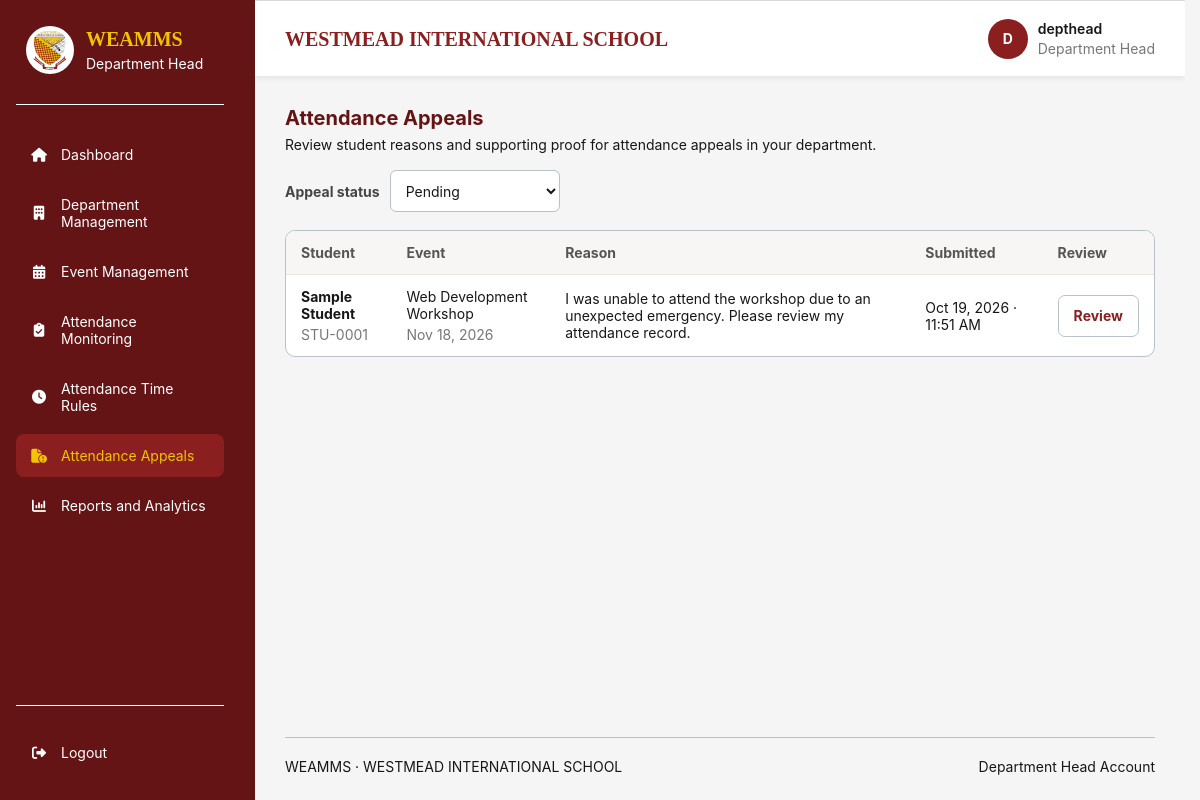
The app's page /department-head/appeals/index.php (signed in) with its own data.
### tables this page shows
CREATE TABLE `attendance_appeals` (
  `appeal_id` bigint(20) UNSIGNED NOT NULL,
  `attendance_id` bigint(20) UNSIGNED NOT NULL,
  `student_id` bigint(20) UNSIGNED NOT NULL,
  `appeal_reason` text NOT NULL,
  `evidence_path` varchar(500) NOT NULL,
  `appeal_status` enum('pending','approved','rejected','withdrawn') NOT NULL DEFAULT 'pending',
  `reviewed_by_department_head_id` bigint(20) UNSIGNED DEFAULT NULL,
  `reviewed_at` datetime DEFAULT NULL,
  `reviewer_remarks` text DEFAULT NULL,
  `submitted_at` timestamp NOT NULL DEFAULT current_timestamp(),
  `updated_at` timestamp NOT NULL DEFAULT current_timestamp() ON UPDATE current_timestamp()
);

CREATE TABLE `students` (
  `student_id` bigint(20) UNSIGNED NOT NULL,
  `user_id` bigint(20) UNSIGNED NOT NULL,
  `student_number` varchar(50) NOT NULL,
  `barcode_token` char(64) NOT NULL,
  `department_id` bigint(20) UNSIGNED NOT NULL,
  `section` varchar(100) DEFAULT NULL,
  `year_level` varchar(50) DEFAULT NULL,
  `first_name` varchar(100) NOT NULL,
  `middle_name` varchar(100) DEFAULT NULL,
  `last_name` varchar(100) NOT NULL,
  `enrollment_status` enum('enrolled','inactive','graduated','transferred') NOT NULL DEFAULT 'enrolled',
  `created_at` timestamp NOT NULL DEFAULT current_timestamp(),
  `updated_at` timestamp NOT NULL DEFAULT current_timestamp() ON UPDATE current_timestamp()
);

CREATE TABLE `events` (
  `event_id` bigint(20) UNSIGNED NOT NULL,
  `department_id` bigint(20) UNSIGNED NOT NULL,
  `requested_by` bigint(20) UNSIGNED NOT NULL,
  `academic_period_id` bigint(20) UNSIGNED NOT NULL,
  `event_title` varchar(200) NOT NULL,
  `event_description` text DEFAULT NULL,
  `venue` varchar(200) DEFAULT NULL,
  `start_at` datetime NOT NULL,
  `end_at` datetime NOT NULL,
  `attendance_opens_at` datetime DEFAULT NULL,
  `attendance_closes_at` datetime DEFAULT NULL,
  `event_status` enum('pending','approved','rejected','cancelled','cancellation_requested','completed') NOT NULL DEFAULT 'pending',
  `admin_reviewed_by` bigint(20) UNSIGNED DEFAULT NULL,
  `admin_reviewed_at` datetime DEFAULT NULL,
  `admin_remarks` text DEFAULT NULL,
  `cancellation_requested_at` datetime DEFAULT NULL,
  `cancellation_requested_by` bigint(20) UNSIGNED DEFAULT NULL,
  `cancellation_request_remarks` text DEFAULT NULL,
  `created_at` timestamp NOT NULL DEFAULT current_timestamp(),
  `updated_at` timestamp NOT NULL DEFAULT current_timestamp() ON UPDATE current_timestamp()
);

### includes/department_head_context.php (called while the page is built, shortened)
<?php
function dhEscape(mixed $value): string
{
    return htmlspecialchars(
        (string) $value,
        ENT_QUOTES,
        'UTF-8'
    );
}

### department-head/appeals/index.php (the view, shortened to what this page needs)
<?php
require_once __DIR__ . '/../../includes/department_head_layout_start.php';
$statuses = ['pending', 'approved', 'rejected'];
$statusFilter = $_GET['status'] ?? 'pending';
$stmt = $pdo->prepare(
    'SELECT aa.appeal_id, aa.appeal_reason, aa.appeal_status,
            aa.submitted_at, e.event_title, e.start_at,
            s.student_number, s.first_name, s.middle_name, s.last_name
     FROM attendance_appeals aa
     INNER JOIN event_attendance ea ON ea.attendance_id = aa.attendance_id
     INNER JOIN events e ON e.event_id = ea.event_id
     INNER JOIN students s ON s.student_id = aa.student_id
     WHERE e.department_id = ? AND aa.appeal_status = ?
     ORDER BY aa.submitted_at DESC'
);
$stmt->execute([$departmentId, $statusFilter]);
$appeals = $stmt->fetchAll(PDO::FETCH_ASSOC);
?>
<section class="dashboard-section management-page">
    <div class="section-heading">
        <div>
            <h2>Attendance Appeals</h2>
            <p>Review student reasons and supporting proof for attendance appeals in your department.</p>
        </div>
    </div>
    <form class="management-filter" method="get" action="<?= dhEscape($baseUrl) ?>/department-head/appeals/index.php">
        <label for="appeal-status">Appeal status</label>
        <select id="appeal-status" name="status" onchange="this.form.requestSubmit()">
            <?php foreach ($statuses as $status): ?>
                <option value="<?= dhEscape($status) ?>" <?= $statusFilter === $status ? 'selected' : '' ?>>
                    <?= dhEscape(ucfirst($status)) ?>
                </option>
            <?php endforeach; ?>
        </select>
    </form>
    <?php if ($appeals === []): ?>
        <div class="department-panel empty-state">
            <strong>No <?= dhEscape($statusFilter) ?> appeals</strong>
            <p>Student attendance appeals will appear here.</p>
        </div>
    <?php else: ?>
        <div class="management-table-wrap">
            <table class="management-table">
                <thead>
                    <tr><th scope="col">Student</th><th scope="col">Event</th><th scope="col">Reason</th><th scope="col">Submitted</th><th scope="col">Review</th></tr>
                </thead>
                <tbody>
                    <?php foreach ($appeals as $appeal): ?>
                        <?php $studentName = trim($appeal['first_name'] . ' ' . ($appeal['middle_name'] ? $appeal['middle_name'] . ' ' : '') . $appeal['last_name']); ?>
                        <tr>
                            <td data-label="Student">
                                <strong><?= dhEscape($studentName) ?></strong>
                                <span><?= dhEscape($appeal['student_number']) ?></span>
                            </td>
                            <td data-label="Event">
                                <?= dhEscape($appeal['event_title']) ?>
                                <span><?= dhEscape(date('M j, Y', strtotime($appeal['start_at']))) ?></span>
                            </td>
                            <td data-label="Reason"><?= dhEscape(substr($appeal['appeal_reason'], 0, 120)) ?></td>
                            <td data-label="Submitted"><?= dhEscape(date('M j, Y · g:i A', strtotime($appeal['submitted_at']))) ?></td>
                            <td data-label="Review">
                                <a class="management-button management-button-secondary" href="<?= dhEscape($baseUrl) ?>/department-head/appeals/view.php?id=<?= (int) $appeal['appeal_id'] ?>">Review</a>
                            </td>
                        </tr>
                    <?php endforeach; ?>
                </tbody>
            </table>
        </div>
    <?php endif; ?>
</section>
<?php require __DIR__ . '/../../includes/footer.php'; ?>
</main>
</body>
</html>

### assets/css/style.css (style rules this page uses)
:root { --wis-maroon-light: #B43737; --wis-maroon: #8B1E1E; --wis-maroon-dark: #641414; --wis-gold: #F2C300; --wis-gold-dark: #D6A900; --wis-white: #FFFFFF; --wis-light-blue: #E8F0FE; --wis-black: #171717; --wis-background: #F5F5F5; --wis-border: #B8C1CC; --wis-shadow: 0 8px 25px rgba(0, 0, 0, 0.10); }
* { box-sizing: border-box; margin: 0; padding: 0; }
html { scroll-behavior: smooth; }
body { display: flex; justify-content: center; align-items: flex-start; min-height: 100vh; padding: 0 20px; background: var(--wis-background); color: var(--wis-black); font-family: Arial, Helvetica, sans-serif; }
form { width: 100%; margin: 0 auto; }

### records on screen
attendance_appeals: student.last_name "Sample Student", student.student_number "STU-0001", events.event_title "Web Development Workshop", events.start_at "Nov 18, 2026", appeal_reason "I was unable to attend the workshop due to an unexpected emergency. Please review my attendance record.", submitted_at "Oct 19, 2026 · 11:51 AM"

### other values on screen
str_replace('_', ' ', $role) "Department Head"
$label "Dashboard"
$label "Department Management"
$label "Event Management"
$label "Attendance Monitoring"
$label "Attendance Time Rules"
$label "Attendance Appeals"
$label "Reports and Analytics"
$initial "D"
$username "depthead"
$userRole "Department Head"
$footerRoleLabel "Department Head"
form field status "Pending"
